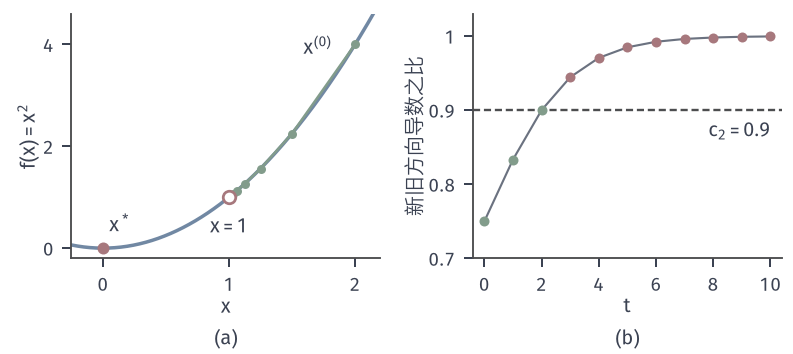

Here is the Python script that generated this plot:
from pathlib import Path
import sys
ROOT = next(p for p in Path(__file__).resolve().parents if (p/'build.sh').is_file() and (p/'tex/book.tex').is_file())
sys.path.insert(0, str(ROOT/'figures/00-shared/mathematical-preliminaries-upper/00-shared/comprehension-figures'))
from support import figure, save, BLUE, GREEN, YELLOW, RED, PURPLE, INK, MUTED, GRID, BLUE_FILL, GREEN_FILL, YELLOW_FILL, RED_FILL, PURPLE_FILL
import numpy as np
HERE = Path(__file__).resolve().parent
STROKE = '#4C4D4F'
def panel(fig, left, right, top, bottom, wspace=.25, hspace=.25):
    fig.set_layout_engine(None)
    fig.subplots_adjust(left=left, right=right, top=top, bottom=bottom, wspace=wspace, hspace=hspace)
def tags(fig, axes, y=.015):
    for ax, s in zip(axes, ('(a)', '(b)', '(c)', '(d)')):
        p = ax.get_position(); fig.text((p.x0+p.x1)/2, y, s, ha='center', va='bottom')
# 贯穿本章的例子：f(x)=(x1^2+9x2^2)/2，x0=(9,1)，L=9，mu=1。
H = np.diag([1., 9.])
def f2(X, Y): return .5*(X**2 + 9*Y**2)
def grad(x): return H@x
def fv(x): return .5*x@H@x
x0 = np.array([9., 1.])

fig, axes = figure(width_mm=112, height_mm=50, ncols=2)
panel(fig, .09, .985, .96, .27, .3)
a = axes[0]; x = np.linspace(-.25,2.2,400); a.plot(x,x**2,color=BLUE,lw=1.4)
P = 1+2.**(-np.arange(0,9)); a.plot(P,P**2,'-o',color=GREEN,lw=1.0,ms=3.6,mew=0,zorder=4)
a.plot([1],[1],'o',ms=5,mfc='white',mec=RED,mew=1.1,zorder=5); a.plot([0],[0],'o',ms=4.8,color=RED,mew=0,zorder=5)
a.text(1.0,.62,'$x=1$',ha='center',va='top'); a.text(.05,.25,'$x^*$',ha='left',va='bottom'); a.text(1.82,3.95,'$x^{(0)}$',ha='right',va='center')
a.set_xlim(-.25,2.2); a.set_ylim(-.2,4.6); a.set_xticks([0,1,2]); a.set_yticks([0,2,4]); a.set_xlabel('$x$',labelpad=1); a.set_ylabel('$f(x)=x^2$',labelpad=1)
b = axes[1]; t = np.arange(0,11); r = (2+2.**(-t))/(2+2.**(1-t))
b.axhline(.9,color=STROKE,lw=.95,ls=(0,(3,1.6))); b.text(10,.885,'$c_2=0.9$',ha='right',va='top')
b.plot(t[r<=.9+1e-12],r[r<=.9+1e-12],'o',ms=4,color=GREEN,mew=0,zorder=5); b.plot(t[r>.9+1e-12],r[r>.9+1e-12],'o',ms=4,color=RED,mew=0,zorder=5); b.plot(t,r,color=MUTED,lw=.85)
b.set_xlim(-.4,10.4); b.set_ylim(.7,1.03); b.set_xticks([0,2,4,6,8,10]); b.set_yticks([.7,.8,.9,1]); b.set_yticklabels(['0.7','0.8','0.9','1']); b.set_xlabel('$t$',labelpad=1); b.set_ylabel('新旧方向导数之比',labelpad=1)
tags(fig, axes)
save(fig, HERE, 'figure', {'x_t':'1+2^-t','ratio':'(2+2^-t)/(2+2^(1-t))'})
